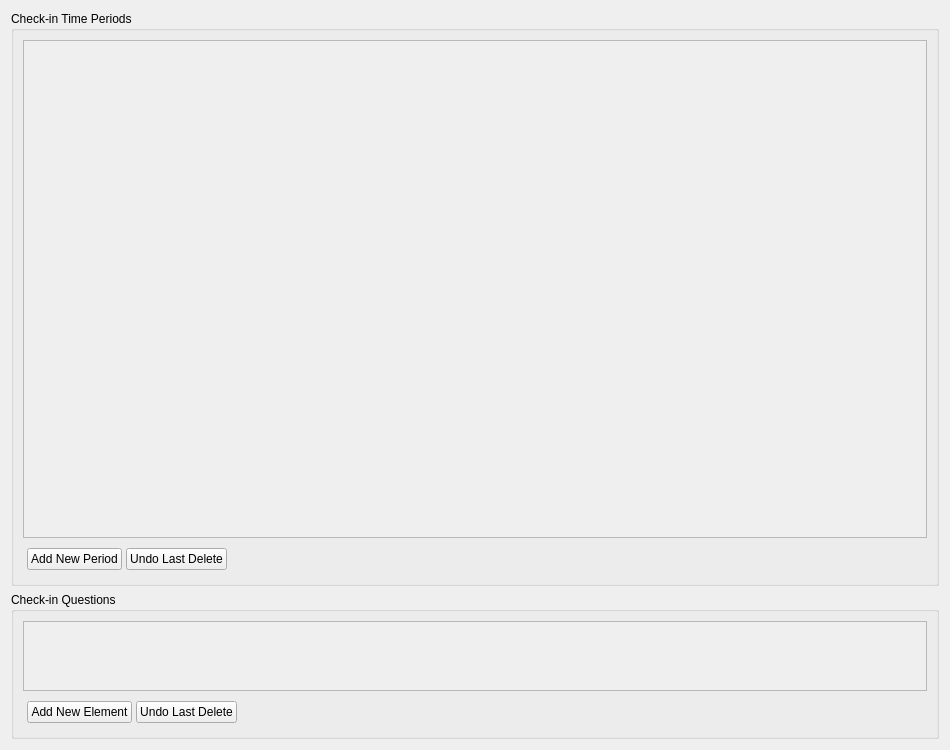
<?xml version="1.0" encoding="UTF-8"?>
<ui version="4.0">
 <class>Form_checkin_settings</class>
 <widget class="QWidget" name="Form_checkin_settings">
  <property name="geometry">
   <rect>
    <x>0</x>
    <y>0</y>
    <width>950</width>
    <height>750</height>
   </rect>
  </property>
  <property name="windowTitle">
   <string>Form</string>
  </property>
  <layout class="QVBoxLayout" name="verticalLayout_Form_checkin_settings" stretch="1,0">
   <item>
    <widget class="QGroupBox" name="groupBox_checkin_time_periods">
     <property name="sizePolicy">
      <sizepolicy hsizetype="Preferred" vsizetype="Expanding">
       <horstretch>0</horstretch>
       <verstretch>0</verstretch>
      </sizepolicy>
     </property>
     <property name="title">
      <string>Check-in Time Periods</string>
     </property>
     <layout class="QVBoxLayout" name="verticalLayout_groupBox_checkin_time_periods" stretch="1,0">
      <property name="spacing">
       <number>6</number>
      </property>
      <property name="leftMargin">
       <number>9</number>
      </property>
      <property name="topMargin">
       <number>9</number>
      </property>
      <property name="rightMargin">
       <number>9</number>
      </property>
      <property name="bottomMargin">
       <number>9</number>
      </property>
      <item>
       <widget class="QScrollArea" name="scrollArea_checkin_time_periods">
        <property name="sizePolicy">
         <sizepolicy hsizetype="Preferred" vsizetype="Expanding">
          <horstretch>0</horstretch>
          <verstretch>0</verstretch>
         </sizepolicy>
        </property>
        <property name="widgetResizable">
         <bool>true</bool>
        </property>
        <widget class="QWidget" name="scrollAreaWidgetContents_checkin_time_periods">
         <property name="geometry">
          <rect>
           <x>0</x>
           <y>0</y>
           <width>906</width>
           <height>395</height>
          </rect>
         </property>
         <property name="sizePolicy">
          <sizepolicy hsizetype="Preferred" vsizetype="Expanding">
           <horstretch>0</horstretch>
           <verstretch>0</verstretch>
          </sizepolicy>
         </property>
         <layout class="QVBoxLayout" name="verticalLayout_scrollAreaWidgetContents_checkin_time_periods">
          <property name="spacing">
           <number>4</number>
          </property>
          <property name="leftMargin">
           <number>4</number>
          </property>
          <property name="topMargin">
           <number>4</number>
          </property>
          <property name="rightMargin">
           <number>4</number>
          </property>
          <property name="bottomMargin">
           <number>4</number>
          </property>
         </layout>
        </widget>
       </widget>
      </item>
      <item alignment="Qt::AlignmentFlag::AlignLeft">
       <widget class="QWidget" name="widget_checkin_time_period_buttons" native="true">
        <layout class="QHBoxLayout" name="horizontalLayout_widget_checkin_time_period_buttons">
         <property name="spacing">
          <number>4</number>
         </property>
         <property name="leftMargin">
          <number>4</number>
         </property>
         <property name="topMargin">
          <number>4</number>
         </property>
         <property name="rightMargin">
          <number>4</number>
         </property>
         <property name="bottomMargin">
          <number>4</number>
         </property>
         <item>
          <widget class="QPushButton" name="pushButton_add_new_checkin_time_period">
           <property name="sizePolicy">
            <sizepolicy hsizetype="Preferred" vsizetype="Fixed">
             <horstretch>0</horstretch>
             <verstretch>0</verstretch>
            </sizepolicy>
           </property>
           <property name="text">
            <string>Add New Period</string>
           </property>
          </widget>
         </item>
         <item>
          <widget class="QPushButton" name="pushButton_undo_last__checkin_time_period_delete">
           <property name="sizePolicy">
            <sizepolicy hsizetype="Preferred" vsizetype="Fixed">
             <horstretch>0</horstretch>
             <verstretch>0</verstretch>
            </sizepolicy>
           </property>
           <property name="text">
            <string>Undo Last Delete</string>
           </property>
          </widget>
         </item>
        </layout>
       </widget>
      </item>
     </layout>
    </widget>
   </item>
   <item>
    <widget class="QGroupBox" name="groupBox_checkin_questions">
     <property name="title">
      <string>Check-in Questions</string>
     </property>
     <layout class="QVBoxLayout" name="verticalLayout_groupBox_checkin_questions" stretch="1,0,0">
      <item>
       <widget class="QScrollArea" name="scrollArea_checkin_questions">
        <property name="sizePolicy">
         <sizepolicy hsizetype="Preferred" vsizetype="Expanding">
          <horstretch>0</horstretch>
          <verstretch>1</verstretch>
         </sizepolicy>
        </property>
        <property name="widgetResizable">
         <bool>true</bool>
        </property>
        <widget class="QWidget" name="widget_checkin_questions_container">
         <property name="geometry">
          <rect>
           <x>0</x>
           <y>0</y>
           <width>906</width>
           <height>165</height>
          </rect>
         </property>
         <property name="autoFillBackground">
          <bool>true</bool>
         </property>
        </widget>
       </widget>
      </item>
      <item alignment="Qt::AlignmentFlag::AlignLeft">
       <widget class="QWidget" name="widget_checkin_questions_buttons" native="true">
        <layout class="QHBoxLayout" name="horizontalLayout_widget_checkin_questions_buttons">
         <property name="spacing">
          <number>4</number>
         </property>
         <property name="leftMargin">
          <number>4</number>
         </property>
         <property name="topMargin">
          <number>4</number>
         </property>
         <property name="rightMargin">
          <number>4</number>
         </property>
         <property name="bottomMargin">
          <number>4</number>
         </property>
         <item>
          <widget class="QPushButton" name="pushButton_add_new_checkin_question">
           <property name="sizePolicy">
            <sizepolicy hsizetype="Preferred" vsizetype="Fixed">
             <horstretch>0</horstretch>
             <verstretch>0</verstretch>
            </sizepolicy>
           </property>
           <property name="text">
            <string>Add New Element</string>
           </property>
          </widget>
         </item>
         <item>
          <widget class="QPushButton" name="pushButton_undo_last_checkin_question_delete">
           <property name="sizePolicy">
            <sizepolicy hsizetype="Preferred" vsizetype="Fixed">
             <horstretch>0</horstretch>
             <verstretch>0</verstretch>
            </sizepolicy>
           </property>
           <property name="text">
            <string>Undo Last Delete</string>
           </property>
          </widget>
         </item>
        </layout>
       </widget>
      </item>
     </layout>
    </widget>
   </item>
  </layout>
 </widget>
 <resources/>
 <connections/>
</ui>
